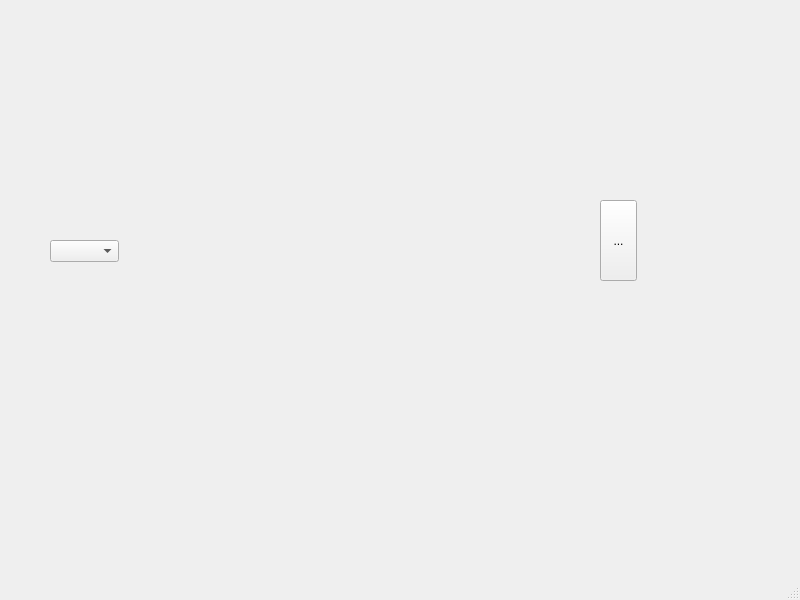
<?xml version="1.0" encoding="UTF-8"?>
<ui version="4.0">
 <class>TTKMarqueeWindow</class>
 <widget class="QMainWindow" name="TTKMarqueeWindow">
  <property name="geometry">
   <rect>
    <x>0</x>
    <y>0</y>
    <width>800</width>
    <height>600</height>
   </rect>
  </property>
  <property name="windowTitle">
   <string>MainWindow</string>
  </property>
  <widget class="QWidget" name="centralwidget">
   <widget class="TTKMarqueeWidget" name="widget" native="true">
    <property name="geometry">
     <rect>
      <x>160</x>
      <y>200</y>
      <width>421</width>
      <height>81</height>
     </rect>
    </property>
   </widget>
   <widget class="QToolButton" name="toolButton">
    <property name="geometry">
     <rect>
      <x>600</x>
      <y>200</y>
      <width>37</width>
      <height>81</height>
     </rect>
    </property>
    <property name="text">
     <string>...</string>
    </property>
   </widget>
   <widget class="QComboBox" name="comboBox">
    <property name="geometry">
     <rect>
      <x>50</x>
      <y>240</y>
      <width>69</width>
      <height>22</height>
     </rect>
    </property>
   </widget>
  </widget>
  <widget class="QMenuBar" name="menubar">
   <property name="geometry">
    <rect>
     <x>0</x>
     <y>0</y>
     <width>800</width>
     <height>23</height>
    </rect>
   </property>
  </widget>
  <widget class="QStatusBar" name="statusbar"/>
 </widget>
 <customwidgets>
  <customwidget>
   <class>TTKMarqueeWidget</class>
   <extends>QWidget</extends>
   <header>ttkmarqueewidget.h</header>
   <container>1</container>
  </customwidget>
 </customwidgets>
 <resources/>
 <connections/>
</ui>
